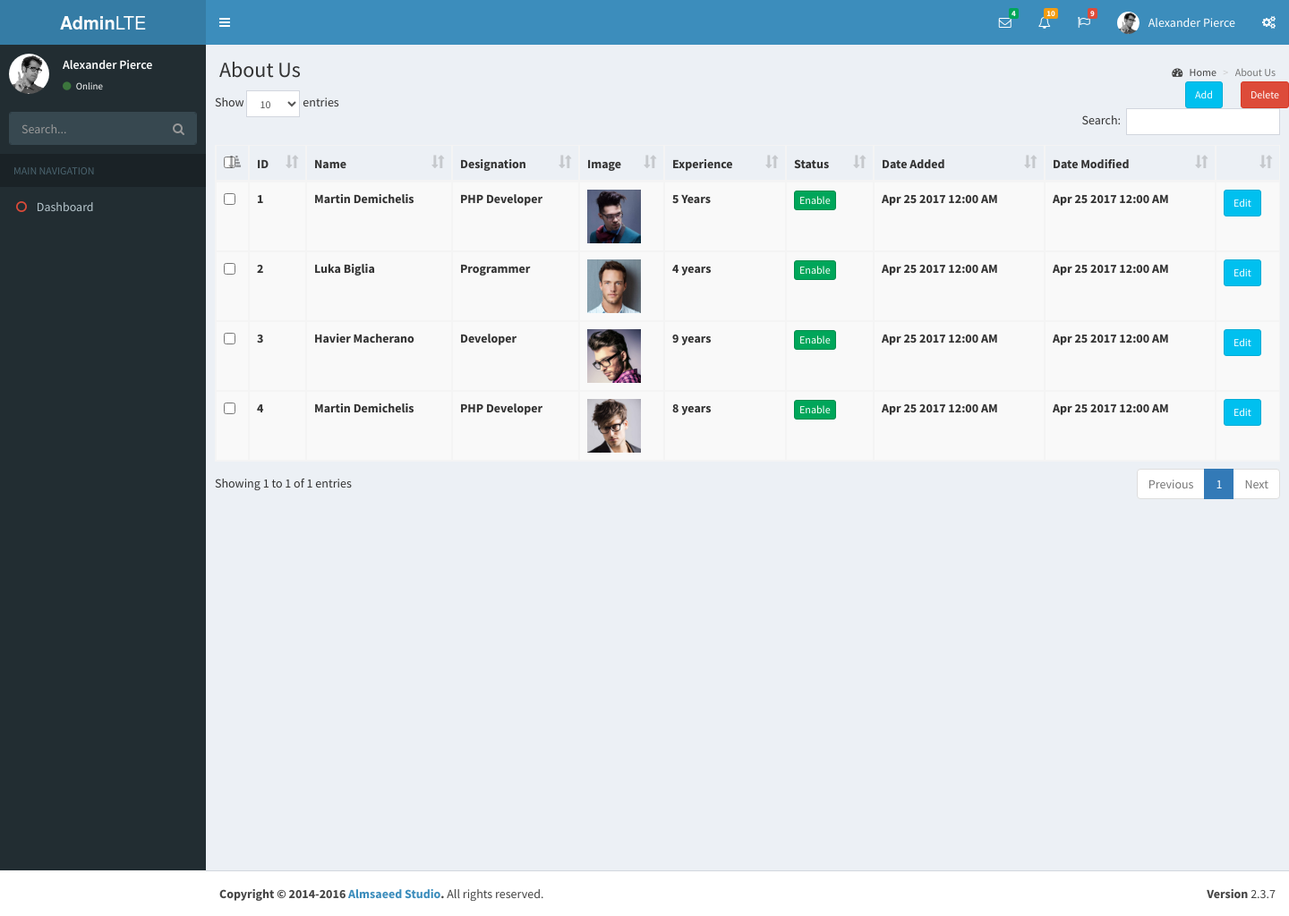
Screenshot of /admin/AboutUs.php with the database file from the repository.
### tables this page shows
CREATE TABLE `about` (
  `ID` int(11) NOT NULL,
  `Image` text NOT NULL,
  `Name` text NOT NULL,
  `Designation` text NOT NULL,
  `Experience` text NOT NULL,
  `Status` int(1) NOT NULL,
  `DateAdded` datetime NOT NULL,
  `DateModified` datetime NOT NULL
);

### www/admin/Common.php (called while the page is built, shortened)
<?php
	$self =  $_SERVER['PHP_SELF'];
?>

### www/admin/AboutUs.php (the view, shortened to what this page needs)
<?php
include("Common.php");
$sql = "SELECT ID,Status,Name,Designation,Image,Experience,DATE_FORMAT(DateAdded,'%b %d %Y %h:%i %p') as Added ,DATE_FORMAT(DateModified,'%b %d %Y %h:%i %p') as Updated FROM about where ID<>0";
$res = mysql_query($sql) or die(mysql_error());
?>
<!DOCTYPE html>
<html>
<head>
  <link rel="stylesheet" href="bootstrap/css/bootstrap.min.css">
  <link rel="stylesheet" href="https://cdnjs.cloudflare.com/ajax/libs/font-awesome/4.5.0/css/font-awesome.min.css">
  <link rel="stylesheet" href="https://cdnjs.cloudflare.com/ajax/libs/ionicons/2.0.1/css/ionicons.min.css">
  <link rel="stylesheet" href="plugins/datatables/dataTables.bootstrap.css">
  <link rel="stylesheet" href="dist/css/AdminLTE.min.css">
  <link rel="stylesheet" href="dist/css/skins/_all-skins.min.css">
</head>
<body class="hold-transition skin-blue sidebar-mini">
<div class="wrapper">
  <?php include('Header.php'); ?>
  <?php include('Sidebar.php'); ?>
  <div class="content-wrapper">
    <section class="content-header">
      <h1>
	About Us
      </h1>
      <ol class="breadcrumb">
        <li><a href="Dashboard.php"><i class="fa fa-dashboard"></i> Home</a></li>
        <li class="active">About Us</li>
      </ol>
    </section>
    <button style="float:right" id="btndel" type="button" class="btn btn-danger btn-sm">Delete</button>
    <button type="button" style="float:right; margin-right:20px;" onClick="location.href='AddNewAboutUs.php'" class="btn-info btn btn-sm">Add</button>
            <div class="box-body">
            <form action="<?php echo $self; ?>" id="formdel" method="post">
              <table id="example1" class="table table-bordered table-striped">
                <thead>
                <tr>
                <td><input type="checkbox" class="checkUncheckAll" /></td>
                  <th>ID</th>
                  <th>Name</th>
                  <th>Designation</th>
                  <th>Image</th>
                  <th>Experience</th>
                  <th>Status</th>
                  <th>Date Added</th>
                  <th>Date Modified</th>
                  <th></th>
                </tr>
                </thead>
                <?php
					while($row=mysql_fetch_array($res))
				{
				?>
                <tbody>
                <tr>
                  <th><input type="checkbox" name="ids[]" class="chkIds" value="<?php echo $row['ID']; ?>" /></th>
                  <th><?php echo $row['ID']; ?></th>
                  <th><?php echo $row['Name']; ?></th>
                  <th><?php echo $row['Designation']; ?></th>
                  <th><img style="width:60px;" src="<?php echo DIR_UPLOADING_ABOUT.$row['Image'];?>"/></th>
                  <th><?php echo $row['Experience']; ?></th>
                  <th><?php echo $row['Status'] == 1 ?'<button type="button" class="btn btn-success btn-xs">Enable</button>':'<button type="button" class="btn btn-warning btn-xs">Disable</button>'?></th>
                  <th><?php echo $row['Added']; ?></th>
                  <th><?php echo $row['Updated']; ?></th>
                  <td><button onclick="location.href='EditBrands.php?ProductID=<?php echo $row['ID'];?>'" type="button" class="btn btn-info btn-sm">Edit</button></td>
                </tr>
                 <?php
				}
				?>
                </tbody>
              </table>
			                </form>
            </div>
          </div>
</div>
  <?php include('Footer.php'); ?>
</body>
</html>

### www/admin/Header.php (shortened to what this page needs)
<header class="main-header">
    <a href="index2.html" class="logo">
      <span class="logo-lg"><b>Admin</b>LTE</span>
    </a>
    <nav class="navbar navbar-static-top">
      <a href="#" class="sidebar-toggle" data-toggle="offcanvas" role="button">
      </a>
      <div class="navbar-custom-menu">
        <ul class="nav navbar-nav">
          <li class="dropdown messages-menu">
            <a href="#" class="dropdown-toggle" data-toggle="dropdown">
              <i class="fa fa-envelope-o"></i>
              <span class="label label-success">4</span>
            </a>
          </li>
          <li class="dropdown notifications-menu">
            <a href="#" class="dropdown-toggle" data-toggle="dropdown">
              <i class="fa fa-bell-o"></i>
              <span class="label label-warning">10</span>
            </a>
          </li>
          <li class="dropdown tasks-menu">
            <a href="#" class="dropdown-toggle" data-toggle="dropdown">
              <i class="fa fa-flag-o"></i>
              <span class="label label-danger">9</span>
            </a>
          </li>
          <li class="dropdown user user-menu">
            <a href="#" class="dropdown-toggle" data-toggle="dropdown">
              <img src="dist/img/user2-160x160.jpg" class="user-image" alt="User Image">
              <span class="hidden-xs">Alexander Pierce</span>
            </a>
          </li>
          <li>
            <a href="#" data-toggle="control-sidebar"><i class="fa fa-gears"></i></a>
          </li>
        </ul>
      </div>
    </nav>
  </header>

### www/admin/SideBar.php (shortened to what this page needs)
<aside class="main-sidebar">
    <section class="sidebar">
      <div class="user-panel">
        <div class="pull-left image">
          <img src="dist/img/user2-160x160.jpg" class="img-circle" alt="User Image">
        </div>
        <div class="pull-left info">
          <p>Alexander Pierce</p>
          <a href="#"><i class="fa fa-circle text-success"></i> Online</a>
        </div>
      </div>
      <form action="#" method="get" class="sidebar-form">
        <div class="input-group">
          <input type="text" name="q" class="form-control" placeholder="Search...">
              <span class="input-group-btn">
                <button type="submit" name="search" id="search-btn" class="btn btn-flat"><i class="fa fa-search"></i>
                </button>
              </span>
        </div>
      </form>
      <ul class="sidebar-menu">
        <li class="header">MAIN NAVIGATION</li>
		        <li><a href="Dashboard.php"><i class="fa fa-circle-o text-red"></i> <span>Dashboard</span></a></li>
      </ul>
    </section>
  </aside>

### www/admin/Footer.php
<footer class="main-footer">
    <div class="pull-right hidden-xs">
      <b>Version</b> 2.3.7
    </div>
    <strong>Copyright &copy; 2014-2016 <a href="http://almsaeedstudio.com">Almsaeed Studio</a>.</strong> All rights
    reserved.
  </footer>

### rows the page displays
about: ID "1", Name "Martin Demichelis", Designation "PHP Developer", Image (picture), Experience "5 Years", Status "Enable", Added "Apr 25 2017 12:00 AM", Updated "Apr 25 2017 12:00 AM"
about: ID "2", Name "Luka Biglia", Designation "Programmer", Image (picture), Experience "4 years", Status "Enable", Added "Apr 25 2017 12:00 AM", Updated "Apr 25 2017 12:00 AM"
about: ID "3", Name "Havier Macherano", Designation "Developer", Image (picture), Experience "9 years", Status "Enable", Added "Apr 25 2017 12:00 AM", Updated "Apr 25 2017 12:00 AM"
about: ID "4", Name "Martin Demichelis", Designation "PHP Developer", Image (picture), Experience "8 years", Status "Enable", Added "Apr 25 2017 12:00 AM", Updated "Apr 25 2017 12:00 AM"
